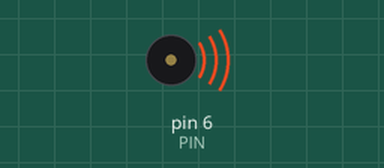
This sketch was run on a simulated Arduino Uno, built with avr-gcc and run on an emulated ATmega328P. Shown: buzzer (waves = sounding). What the sketch prints to the serial monitor is not drawn.

Above: at 0.15 s.
At 4.6 s:
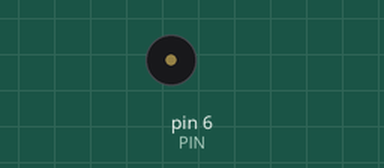
Timing chart, 0 to 8.1 s (numbered marks = the images above):
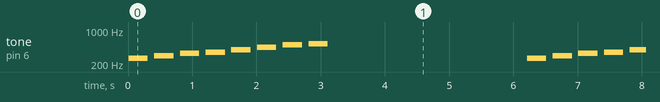

Measured:
- by itself, tone on pin 6 (PIN): repeats every 6.2 s: silent 0.10 s, 294 Hz 0.30 s, silent 0.10 s, 330 Hz 0.30 s, silent 0.10 s, 349 Hz 0.30 s, silent 0.10 s, 392 Hz 0.30 s, silent 0.10 s, 440 Hz 0.30 s, silent 0.10 s, 494 Hz 0.30 s, silent 0.10 s, 523 Hz 0.30 s, silent 3.1 s, 262 Hz 0.30 s

The sketch:

t13_buzzer.ino
```cpp
// [출력] 수동 부저 점검 - D6 (도레미파솔라시도)
const int PIN = 6;
const int notes[] = {262, 294, 330, 349, 392, 440, 494, 523};
const char* names[] = {"도", "레", "미", "파", "솔", "라", "시", "도"};

void setup() {
  Serial.begin(9600);
  Serial.println("부저 점검: 도레미파솔라시도를 연주합니다");
}

void loop() {
  for (int i = 0; i < 8; i++) {
    Serial.print(names[i]);
    Serial.print(" (");
    Serial.print(notes[i]);
    Serial.println(" Hz)");
    tone(PIN, notes[i], 300);
    delay(400);
  }
  Serial.println("--- 3초 쉬고 다시 ---");
  delay(3000);
}
```
